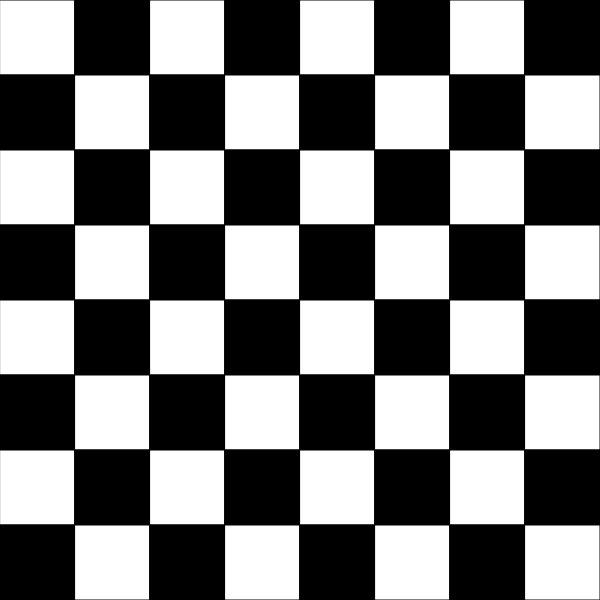
Frame 1 (no input)
Frame 60 (no input): identical to frame 1, image omitted
Frame 120 (the mouse pressed at the canvas centre since frame 60): identical to frame 1, image omitted

The p5.js sketch that drew this single still picture (run headless with seeded random() and noise() and a simulated clock; from frame 60 on, the mouse is pressed at the canvas centre):

// p5.js sketch
// ── sketch.js
//Chess Board

//length of square's side
const SIDE_LENGTH=75;

function setup() {
  createCanvas(600, 600);
}
function draw() {
  //draws specified amount of rows 
  for (let rows = 0; rows < 8; rows++) {
    //draws specified amount of columns in one row
    for (let columns = 0; columns < 8; columns++) {
      //if statements specify the colour of a square depending on its row and column
      if (columns % 2 === 0&&rows%2===0) {
        fill(255);
      }
      else if(columns%2===0&&rows%2!==0){
        fill(0);
      }
      else if(columns%2!==0&&rows%2!==0){
        fill(255);
      }
      else if(columns%2!==0&&rows%2===0){
        fill(0);
      }
      //adds a square on the assigned row and column
      rect(SIDE_LENGTH*columns,SIDE_LENGTH*rows,SIDE_LENGTH,SIDE_LENGTH);
    }
  }
}
